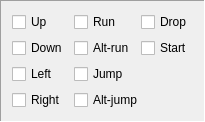
       <widget class="QFrame" name="playerControl_area">
        <property name="frameShape">
         <enum>QFrame::Panel</enum>
        </property>
        <property name="frameShadow">
         <enum>QFrame::Sunken</enum>
        </property>
        <property name="widgetResizable" stdset="0">
         <bool>true</bool>
        </property>
        <layout class="QGridLayout" name="gridLayout_7">
         <property name="sizeConstraint">
          <enum>QLayout::SetMinimumSize</enum>
         </property>
         <item row="0" column="0">
          <widget class="QCheckBox" name="LVLEvent_Key_Up">
           <property name="text">
            <string>Up</string>
           </property>
          </widget>
         </item>
         <item row="0" column="1">
          <widget class="QCheckBox" name="LVLEvent_Key_Run">
           <property name="text">
            <string>Run</string>
           </property>
          </widget>
         </item>
         <item row="1" column="0">
          <widget class="QCheckBox" name="LVLEvent_Key_Down">
           <property name="text">
            <string>Down</string>
           </property>
          </widget>
         </item>
         <item row="2" column="0">
          <widget class="QCheckBox" name="LVLEvent_Key_Left">
           <property name="text">
            <string>Left</string>
           </property>
          </widget>
         </item>
         <item row="2" column="1" colspan="2">
          <widget class="QCheckBox" name="LVLEvent_Key_Jump">
           <property name="text">
            <string>Jump</string>
           </property>
          </widget>
         </item>
         <item row="3" column="0">
          <widget class="QCheckBox" name="LVLEvent_Key_Right">
           <property name="text">
            <string>Right</string>
           </property>
          </widget>
         </item>
         <item row="3" column="1" colspan="2">
          <widget class="QCheckBox" name="LVLEvent_Key_AltJump">
           <property name="text">
            <string>Alt-jump</string>
           </property>
          </widget>
         </item>
         <item row="1" column="1">
          <widget class="QCheckBox" name="LVLEvent_Key_AltRun">
           <property name="text">
            <string>Alt-run</string>
           </property>
          </widget>
         </item>
         <item row="1" column="2">
          <widget class="QCheckBox" name="LVLEvent_Key_Start">
           <property name="text">
            <string>Start</string>
           </property>
          </widget>
         </item>
         <item row="0" column="2">
          <widget class="QCheckBox" name="LVLEvent_Key_Drop">
           <property name="text">
            <string>Drop</string>
           </property>
          </widget>
         </item>
        </layout>
       </widget>
